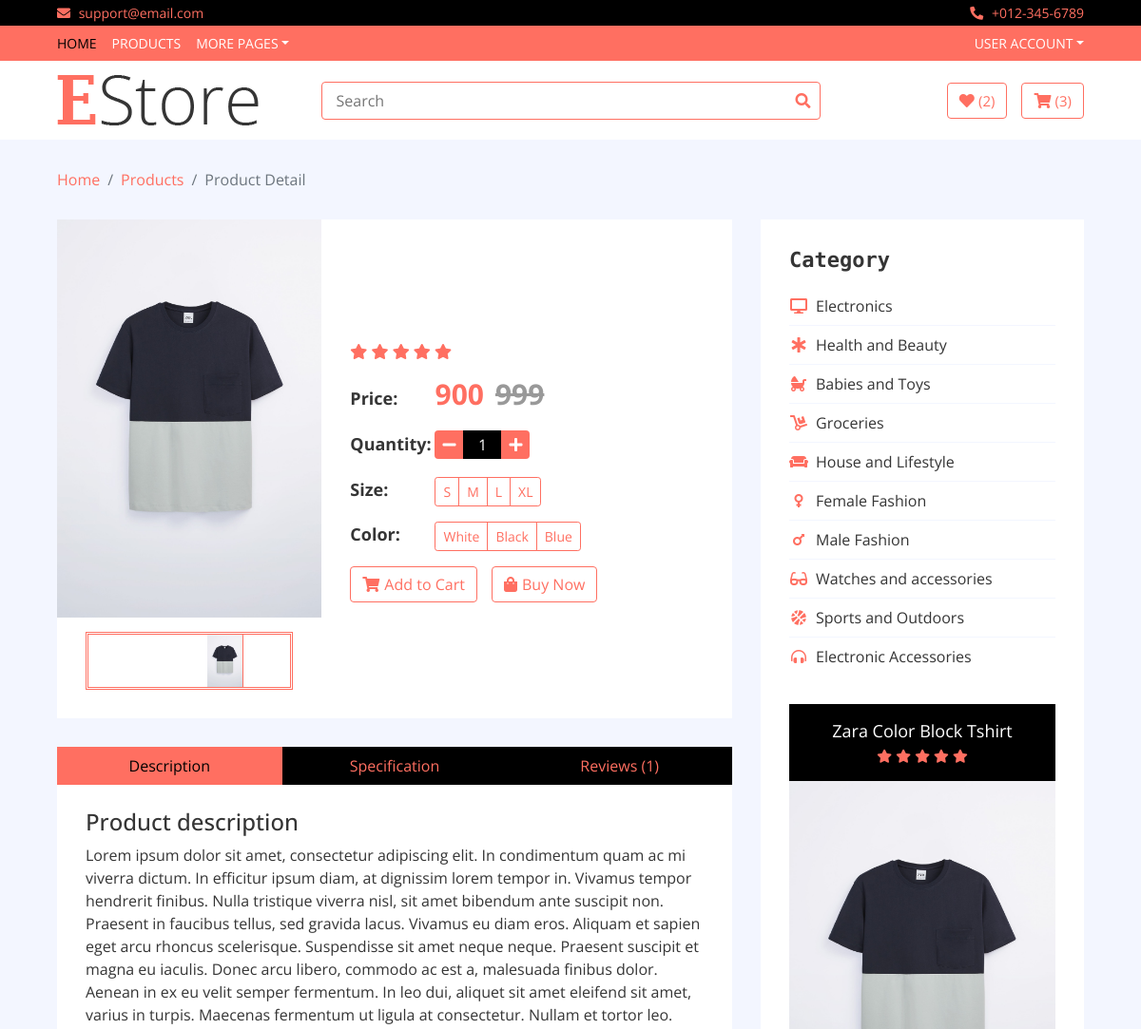
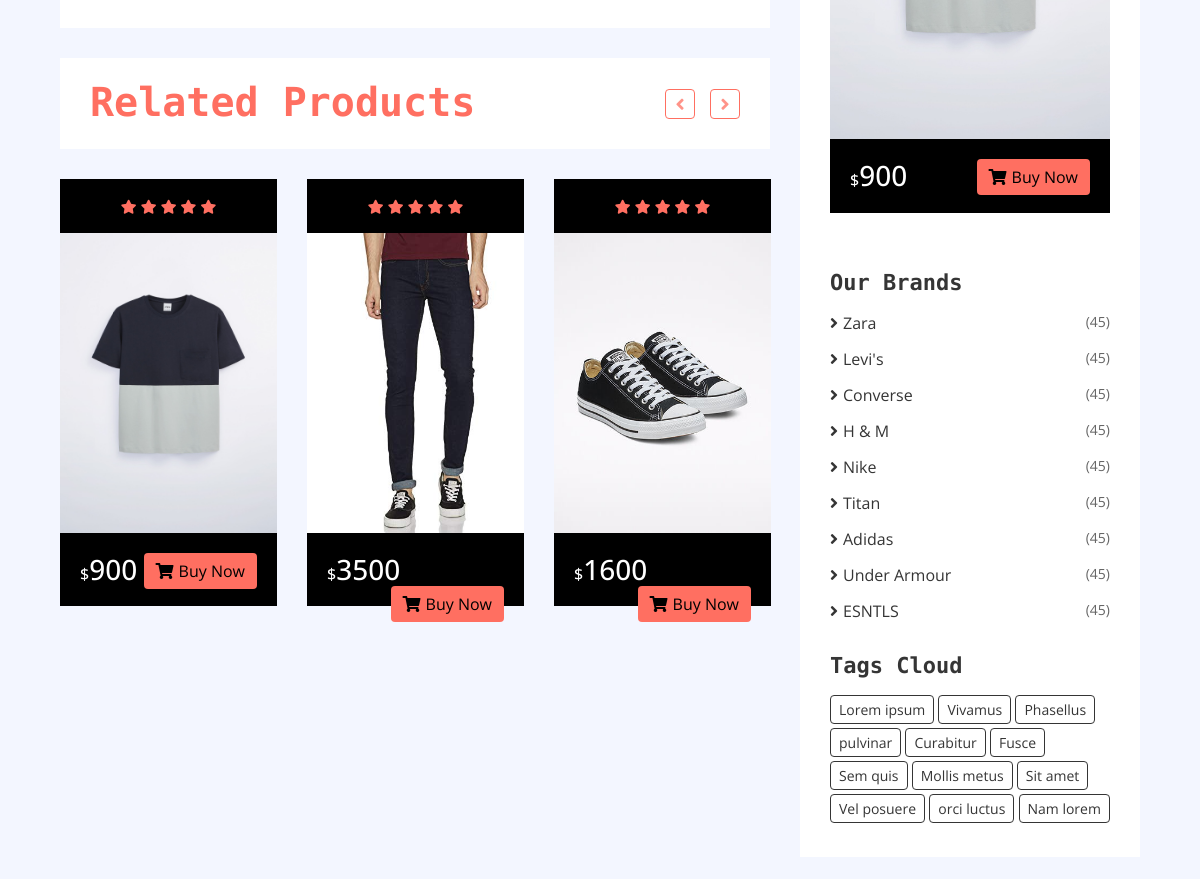
The page /item_detail/zara_male_color_block_tshirt (upper part) on the database as committed earlier (2 pictures, top to bottom).
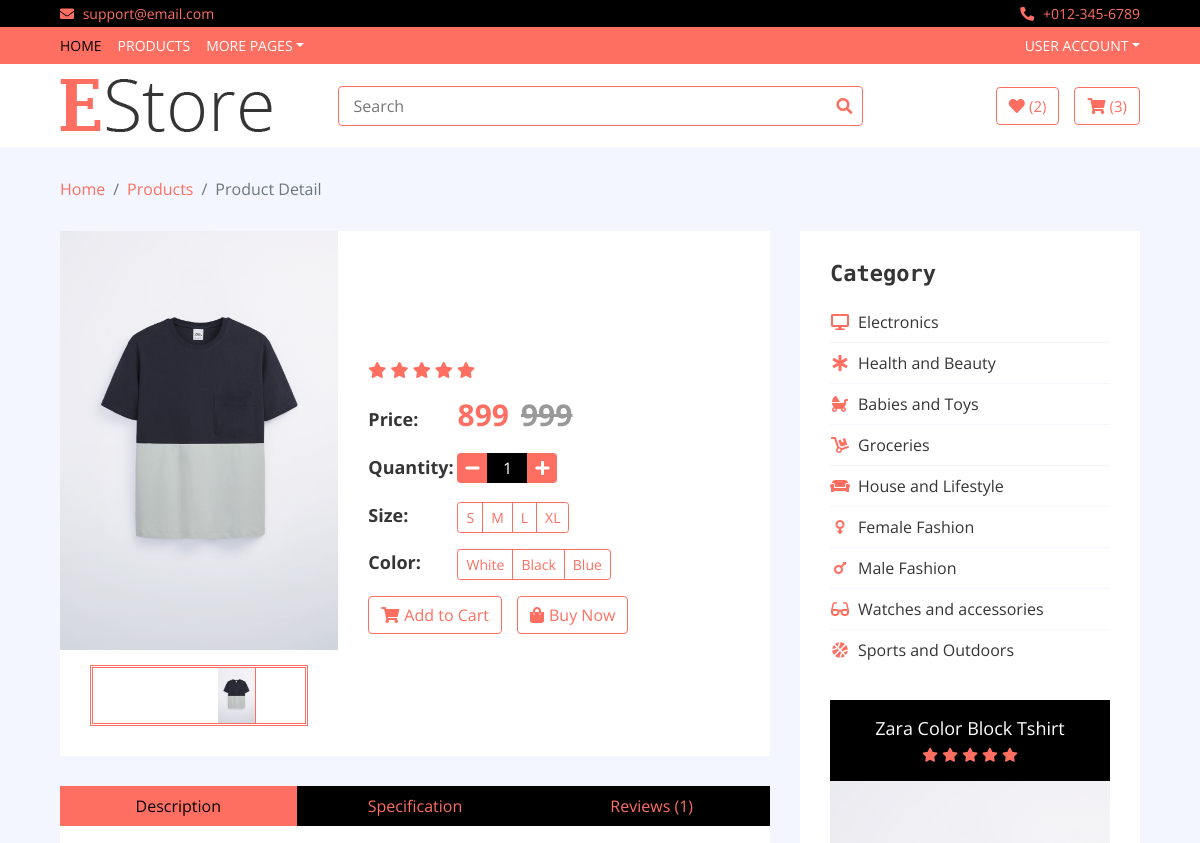
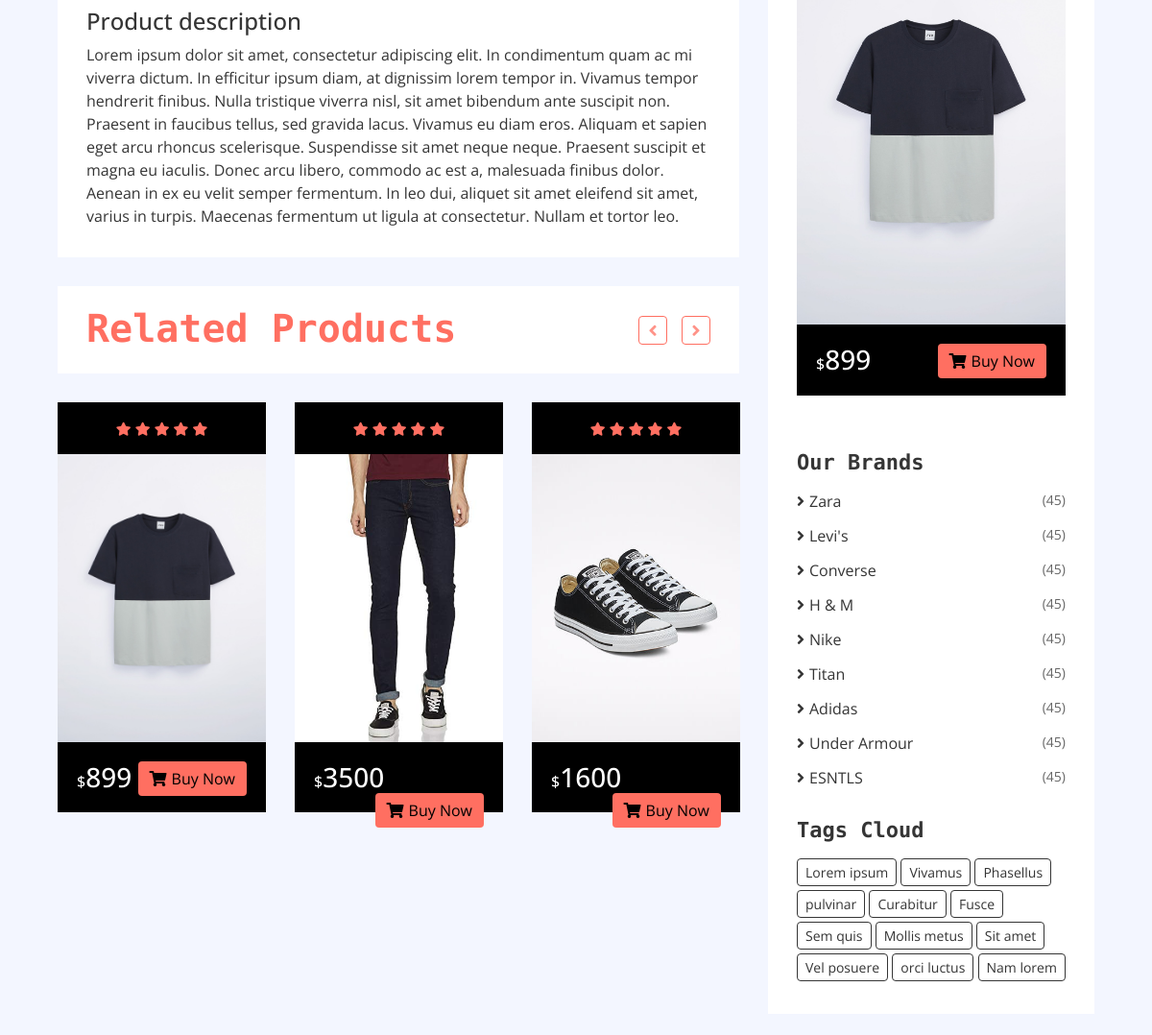
The same page on the database as committed later (2 pictures, top to bottom).
### home/models.py (models this page shows, shortened)
class Item(models.Model):
    name = models.CharField(max_length=500)
    category = models.ForeignKey(Category, on_delete=models.CASCADE)
    brand = models.ForeignKey(Brand, on_delete=models.CASCADE)
    image = models.ImageField(upload_to='media', null=True)
    price = models.IntegerField()
    discounted_price = models.IntegerField(default=0)
    description = models.TextField(blank=True)
    specification = models.TextField(blank=True)
    slug = models.CharField(max_length=300)
    status = models.CharField(choices=STATUS, max_length=200)
    label = models.CharField(choices=LABEL, max_length=200, blank=True)

class Category(models.Model):
    name = models.CharField(max_length=200)
    logo = models.CharField(max_length=300)
    slug = models.CharField(max_length=300)
    status = models.CharField(choices=STATUS, max_length=200)

class Brand(models.Model):
    name = models.CharField(max_length=300)
    image = models.ImageField(upload_to='media',null=True)
    status = models.CharField(choices=STATUS, max_length=200)

### home/views.py (the view)
# urls.py: path('item_detail/<str:slug>', ItemDetailView.as_view(), name='item_detail'),
class ItemDetailView(BaseView):
    def get(self, request, slug):
        self.views['items_detail'] = Item.objects.filter(slug = slug)
        category = self.views['items_detail'][0].category
        self.views['related_items'] = Item.objects.filter(category=category)
        return render(request, 'product-detail.html', self.views)

### home/templates/product-detail.html (shortened to what the changed rows need)
{% extends 'base.html' %}
{% load static %}
{% block content %}
        <div class="product-detail">
            <div class="container-fluid">
                <div class="row">
                    <div class="col-lg-8">
                        <div class="product-detail-top">
                            <div class="row align-items-center">
                                <div class="col-md-5">
                                     {% for detail in items_detail %}
                                    <div class="product-slider-single normal-slider">
                                        <img src="{{detail.image.url}}" alt="Product Image">
                                    </div>
                                    <div class="product-slider-single-nav normal-slider">
                                        <div class="slider-nav-img"><img src="{{detail.image.url}}" alt="Product Image"></div>
                                    </div>
                                    {% endfor %}
                                </div>
                                {% for detail in items_detail %}
                                <div class="col-md-7">
                                    <div class="product-content">
                                        <div class="ratting">
                                            <i class="fa fa-star"></i>
                                            <i class="fa fa-star"></i>
                                            <i class="fa fa-star"></i>
                                            <i class="fa fa-star"></i>
                                            <i class="fa fa-star"></i>
                                        </div>
                                        <div class="price">
                                            {% if detail.discounted_price %}
                                                <h4>Price:</h4>
                                                <p>{{detail.discounted_price}}<span>{{detail.price}}</span></p>
                                            {% else %}
                                                 <h4>Price:</h4>
                                                <p>{{detail.price}}</p>
                                            {% endif %}
                                        </div>
                                        <div class="quantity">
                                            <h4>Quantity:</h4>
                                            <div class="qty">
                                                <button class="btn-minus"><i class="fa fa-minus"></i></button>
                                                <input type="text" value="1">
                                                <button class="btn-plus"><i class="fa fa-plus"></i></button>
                                            </div>
                                        </div>
                                        <div class="p-size">
                                            <h4>Size:</h4>
                                            <div class="btn-group btn-group-sm">
                                                <button type="button" class="btn">S</button>
                                                <button type="button" class="btn">M</button>
                                                <button type="button" class="btn">L</button>
                                                <button type="button" class="btn">XL</button>
                                            </div>
                                        </div>
                                        <div class="p-color">
                                            <h4>Color:</h4>
                                            <div class="btn-group btn-group-sm">
                                                <button type="button" class="btn">White</button>
                                                <button type="button" class="btn">Black</button>
                                                <button type="button" class="btn">Blue</button>
                                            </div>
                                        </div>
                                        <div class="action">
                                            <a class="btn" href="#"><i class="fa fa-shopping-cart"></i>Add to Cart</a>
                                            <a class="btn" href="#"><i class="fa fa-shopping-bag"></i>Buy Now</a>
                                        </div>
                                    </div>
                                </div>
                                {% endfor %}
                            </div>
                        </div>
                        <div class="product">
                            <div class="section-header">
                                <h1>Related Products</h1>
                            </div>
                            <div class="row align-items-center product-slider product-slider-3">
                                {% for item in related_items %}
                                <div class="col-lg-3">
                                    <div class="product-item">
                                        <div class="product-title">
                                            <div class="ratting">
                                                <i class="fa fa-star"></i>
                                                <i class="fa fa-star"></i>
                                                <i class="fa fa-star"></i>
                                                <i class="fa fa-star"></i>
                                                <i class="fa fa-star"></i>
                                            </div>
                                        </div>
                                        <div class="product-image">
                                            <a href="{%url 'home:item_detail' item.slug %}">
                                                <img src="{{item.image.url}}" alt="Product Image" height="300" width="300">
                                            </a>
                                        </div>
                                        <div class="product-price">
                                            {% if item.discounted_price %}
                                            <h3><span>$</span>{{item.discounted_price}}</h3>
                                            {% else %}
                                             <h3><span>$</span>{{item.price}}</h3>
                                            {% endif %}
                                            <a class="btn" href="{%url 'home:item_detail' item.slug %}"><i class="fa fa-shopping-cart"></i>Buy Now</a>
                                        </div>
                                    </div>
                                </div>
                               {% endfor %}
                            </div>
                        </div>
                    </div>
                    <div class="col-lg-4 sidebar">
                        <div class="sidebar-widget category">
                            <h2 class="title">Category</h2>
                            <nav class="navbar bg-light">
                                <ul class="navbar-nav">
                                    {% for cat in category %}
                                    <li class="nav-item">
                                        <a class="nav-link" href="{% url 'home:category' cat.slug%}"><i class="fa fa-{{cat.logo}}"></i>{{cat.name}}</a>
                                    </li>
                                    {% endfor %}
                                </ul>
                            </nav>
                        </div>
                        <div class="sidebar-widget widget-slider">
                            <div class="sidebar-slider normal-slider">
                                {% for hot in hots %}
                                <div class="product-item">
                                    <div class="product-title">
                                        <a href="{%url 'home:item_detail' hot.slug %}">{{hot.name}}</a>
                                        <div class="ratting">
                                            <i class="fa fa-star"></i>
                                            <i class="fa fa-star"></i>
                                            <i class="fa fa-star"></i>
                                            <i class="fa fa-star"></i>
                                            <i class="fa fa-star"></i>
                                        </div>
                                    </div>
                                    <div class="product-image">
                                        <a href="product-detail.html">
                                            <img src="{{hot.image.url}}" alt="Product Image" height="400px" width="200px">
                                        </a>
                                    </div>
                                    <div class="product-price">
                                        {% if hot.discounted_price %}
                                        <h3><span>$</span>{{hot.discounted_price}}</h3>
                                        {% else %}
                                        <h3><span>$</span>{{hot.price}}</h3>
                                        {% endif %}
                                        <a class="btn" href="{%url 'home:item_detail' hot.slug %}"><i class="fa fa-shopping-cart"></i>Buy Now</a>
                                    </div>
                                </div>
                                {% endfor %}
                            </div>
                        </div>
                        <div class="sidebar-widget brands">
                            <h2 class="title">Our Brands</h2>
                            <ul>
                                {% for brand in brands %}
                               <li><a href="{% url 'home:brand' brand.name %}">{{brand.name}}</a><span>(45)</span></li>
                                {% endfor %}
                            </ul>
                        </div>
                        <div class="sidebar-widget tag">
                            <h2 class="title">Tags Cloud</h2>
                        </div>
                    </div>
                </div>
            </div>
        </div>
        {% endblock %}

Rows that differ between the two databases and show on the page:
removed Category: name "Electronic Accessories"
changed Item "Zara Color Block Tshirt": discounted_price "900" → "899"
